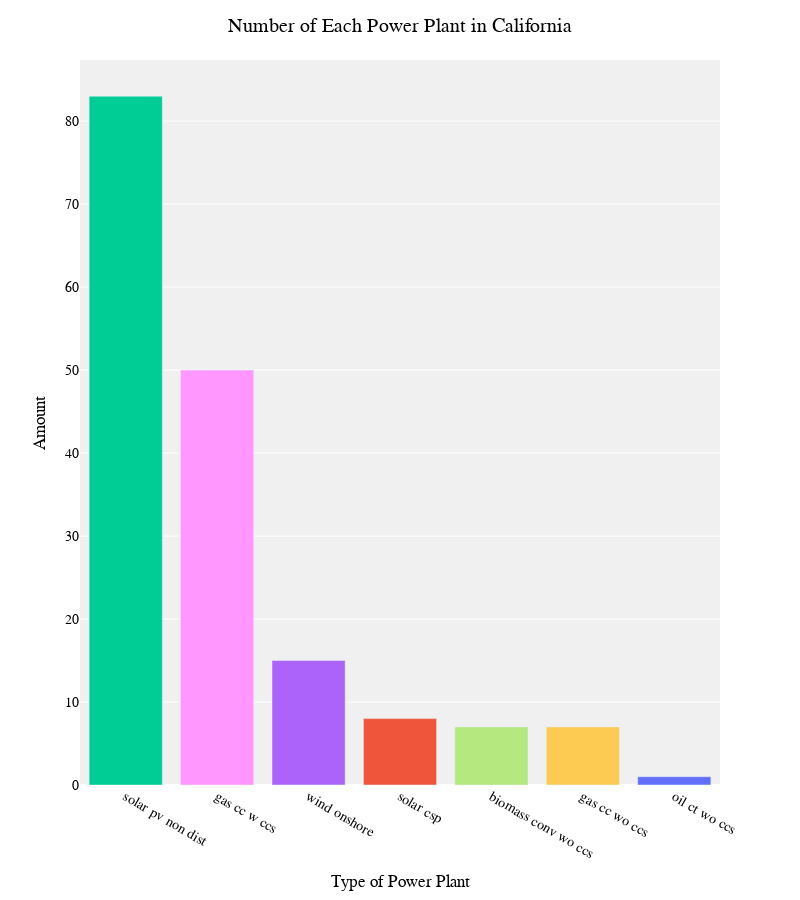

The cell this chart's notebook holds for it:
### Code cell
statebar_df = state_df.groupby(["tech_name"]).count().reset_index()
fig1 = px.bar(statebar_df,
             y=state_df.groupby(["tech_name"]).size(),
             x="tech_name",
             color='tech_name', 
              labels ={
                "tech_name": "Type of Power Plant",
                "y": "Amount", 
                 },
              color_discrete_map={"biomass_conv_wo_ccs": "#9DC3E6", 
                                  "gas_cc_w_ccs": "#FFE699",
                                  "gas_cc_wo_ccs":"#AFABAB",
                                  "oil_ct_wo_ccs":"#F4BFDB",
                                 "solar_csp":"#BAE5E2",
                                  "solar_pv_non_dist":"#FF8B7D",
                                  "wind_onshore":"#9BA4D6"} 
             )
fig1.update_layout(showlegend=False)
fig1.update_layout(
    title={
        'text': "Number of Each Power Plant in California",
        'y':.98,
        'x':0.5,
        'xanchor': 'center',
        'yanchor': 'top'},
    font = dict(
        family="Courier New",
        size=14,
        color="Black"
    ),
    plot_bgcolor='rgb(240,240,240)',
    height=900,
    width = 800,
    xaxis={'categoryorder':'total descending'}

)

fig1.show()

### Figure 1 — Plotly figure (JSON) as saved in the notebook; plotly's stock layout.template omitted (floating-point values rounded to 4 significant figures)
{"data": [{"alignmentgroup": "True", "hovertemplate": "Type of Power Plant=%{x}<br>Amount=%{y}<extra></extra>", "legendgroup": "biomass conv wo ccs", "marker": {"color": "#B6E880", "pattern": {"shape": ""}}, "name": "biomass conv wo ccs", "offsetgroup": "biomass conv wo ccs", "orientation": "v", "showlegend": true, "textposition": "auto", "type": "bar", "x": ["biomass conv wo ccs"], "xaxis": "x", "y": [7], "yaxis": "y"}, {"alignmentgroup": "True", "hovertemplate": "Type of Power Plant=%{x}<br>Amount=%{y}<extra></extra>", "legendgroup": "gas cc w ccs", "marker": {"color": "#FF97FF", "pattern": {"shape": ""}}, "name": "gas cc w ccs", "offsetgroup": "gas cc w ccs", "orientation": "v", "showlegend": true, "textposition": "auto", "type": "bar", "x": ["gas cc w ccs"], "xaxis": "x", "y": [50], "yaxis": "y"}, {"alignmentgroup": "True", "hovertemplate": "Type of Power Plant=%{x}<br>Amount=%{y}<extra></extra>", "legendgroup": "gas cc wo ccs", "marker": {"color": "#FECB52", "pattern": {"shape": ""}}, "name": "gas cc wo ccs", "offsetgroup": "gas cc wo ccs", "orientation": "v", "showlegend": true, "textposition": "auto", "type": "bar", "x": ["gas cc wo ccs"], "xaxis": "x", "y": [7], "yaxis": "y"}, {"alignmentgroup": "True", "hovertemplate": "Type of Power Plant=%{x}<br>Amount=%{y}<extra></extra>", "legendgroup": "oil ct wo ccs", "marker": {"color": "#636efa", "pattern": {"shape": ""}}, "name": "oil ct wo ccs", "offsetgroup": "oil ct wo ccs", "orientation": "v", "showlegend": true, "textposition": "auto", "type": "bar", "x": ["oil ct wo ccs"], "xaxis": "x", "y": [1], "yaxis": "y"}, {"alignmentgroup": "True", "hovertemplate": "Type of Power Plant=%{x}<br>Amount=%{y}<extra></extra>", "legendgroup": "solar csp", "marker": {"color": "#EF553B", "pattern": {"shape": ""}}, "name": "solar csp", "offsetgroup": "solar csp", "orientation": "v", "showlegend": true, "textposition": "auto", "type": "bar", "x": ["solar csp"], "xaxis": "x", "y": [8], "yaxis": "y"}, {"alignmentgroup": "True", "hovertemplate": "Type of Power Plant=%{x}<br>Amount=%{y}<extra></extra>", "legendgroup": "solar pv non dist", "marker": {"color": "#00cc96", "pattern": {"shape": ""}}, "name": "solar pv non dist", "offsetgroup": "solar pv non dist", "orientation": "v", "showlegend": true, "textposition": "auto", "type": "bar", "x": ["solar pv non dist"], "xaxis": "x", "y": [83], "yaxis": "y"}, {"alignmentgroup": "True", "hovertemplate": "Type of Power Plant=%{x}<br>Amount=%{y}<extra></extra>", "legendgroup": "wind onshore", "marker": {"color": "#ab63fa", "pattern": {"shape": ""}}, "name": "wind onshore", "offsetgroup": "wind onshore", "orientation": "v", "showlegend": true, "textposition": "auto", "type": "bar", "x": ["wind onshore"], "xaxis": "x", "y": [15], "yaxis": "y"}], "layout": {"barmode": "relative", "font": {"color": "Black", "family": "Courier New", "size": 14}, "height": 900, "legend": {"title": {"text": "Type of Power Plant"}, "tracegroupgap": 0}, "margin": {"t": 60}, "plot_bgcolor": "rgb(240,240,240)", "showlegend": false, "title": {"text": "Number of Each Power Plant in California", "x": 0.5, "xanchor": "center", "y": 0.98, "yanchor": "top"}, "width": 800, "xaxis": {"anchor": "y", "categoryarray": ["biomass conv wo ccs", "gas cc w ccs", "gas cc wo ccs", "oil ct wo ccs", "solar csp", "solar pv non dist", "wind onshore"], "categoryorder": "total descending", "domain": [0, 1], "title": {"text": "Type of Power Plant"}}, "yaxis": {"anchor": "x", "domain": [0, 1], "title": {"text": "Amount"}}}}
